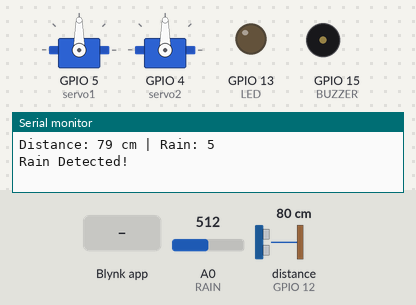
Simulated run of this sketch. Board: ESP8266 (NodeMCU). Parts: 2 × servo, output pins drawn as LEDs (lit = HIGH), buzzer (waves = sounding, pin HIGH), the last lines printed to the serial monitor. Wiring (inferred from the names in the program): ultrasonic range finder: trigger GPIO 14; echo GPIO 12. The inputs (shaded band) are chosen by the test bench; at power-on: distance to the obstacle (sensor on GPIO 12) 80 cm, A0 (RAIN) = 512. The echo pulse lasts 58.3 µs per cm; WiFi joins after 1.5 s; servers stay silent unless stated; pins used as bus, display or sensor lines are not drawn.

Above: at 3.0 s.
3.1 s: Blynk app writes 1 to V4
At 7.0 s:
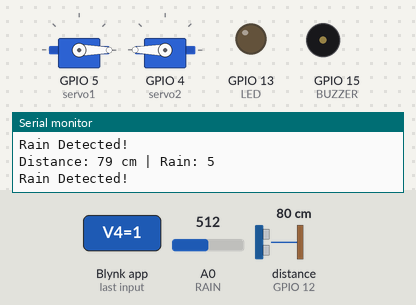
7.3 s: distance to the obstacle (sensor on GPIO 12) set to 33 cm
9.0 s: distance to the obstacle (sensor on GPIO 12) set to 28 cm
At 11.2 s:
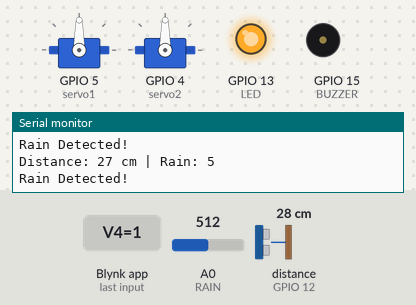
At 11.6 s:
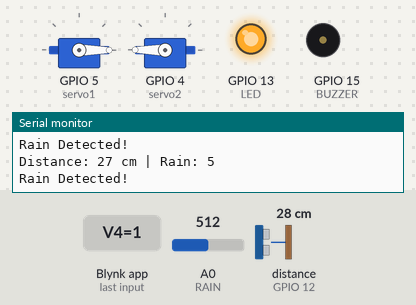
Timing chart, 0 to 18.5 s (numbered marks = the images above; inputs shaded):
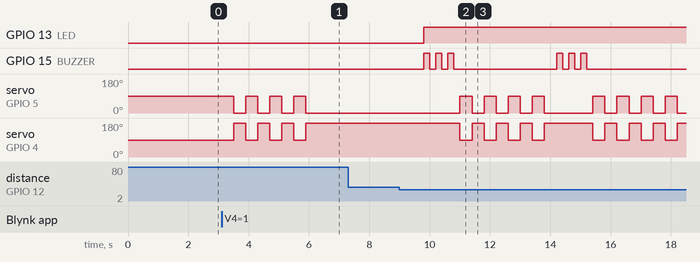

Measured:
- the behaviour switches between 31 and 30 cm on distance to the obstacle (sensor on GPIO 12) (found by bisection; images 1 and 2)
- after the input at 3.1 s, servo on GPIO 5 (servo1): alternates 90° for 0.40 s and 0° for 0.40 s, 7 changes in all, then stays 0°, starting after 0.40 s; servo on GPIO 4 (servo2): alternates 180° for 0.40 s and 90° for 0.40 s, 7 changes in all, then stays 180°, starting after 0.40 s
- after the input at 9.0 s, GPIO 13 (LED): LOW → HIGH after 0.81 s; GPIO 15 (BUZZER): LOW → HIGH after 0.81 s, → LOW 0.20 s later, → HIGH 0.20 s later, → LOW 0.20 s later, … (12 changes in this stretch)

The sketch:

scarecrow_controller_esp8266.ino
```cpp
#define BLYNK_PRINT Serial

#include <ESP8266WiFi.h>
#include <BlynkSimpleEsp8266.h>
#include <Servo.h>

// 🔑 WiFi credentials
char ssid[] = "YOUR_WIFI_SSID";
char pass[] = "YOUR_WIFI_PASSWORD";

#define TRIG 14
#define ECHO 12
#define LED 13
#define BUZZER 15
#define RAIN A0

Servo servo1;
Servo servo2;

long duration;
int distance;

BlynkTimer timer;

// 🔄 Servo movement function
void moveServos() {
  for (int i = 0; i < 4; i++) {
    servo1.write(90);
    servo2.write(90);
    delay(400);

    servo1.write(0);
    servo2.write(180);
    delay(400);
  }
}

// 📱 Button control (V4)
BLYNK_WRITE(V4) {
  int state = param.asInt();
  if (state == 1) {
    Serial.println("Manual Button Pressed!");
    moveServos();
  }
}

void sendData() {

  // Ultrasonic
  digitalWrite(TRIG, LOW);
  delayMicroseconds(2);
  digitalWrite(TRIG, HIGH);
  delayMicroseconds(10);
  digitalWrite(TRIG, LOW);

  duration = pulseIn(ECHO, HIGH, 30000);
  distance = duration * 0.034 / 2;

  // Rain sensor
  int rainValue = analogRead(RAIN);
  int rainCM = map(rainValue, 900, 300, 0, 10);
  rainCM = constrain(rainCM, 0, 10);

  Serial.print("Distance: ");
  Serial.print(distance);
  Serial.print(" cm | Rain: ");
  Serial.println(rainCM);

  // Send numeric values
  Blynk.virtualWrite(V0, distance);
  Blynk.virtualWrite(V1, rainCM);

  // 🌧 Rain label
  if (rainCM > 0) {
    Blynk.virtualWrite(V3, "Rain Detected");
    Serial.println("Rain Detected!");
  } else {
    Blynk.virtualWrite(V3, "No Rain");
  }

  // 🔴 Object detection
  if (distance > 0 && distance < 30) {

    Blynk.virtualWrite(V2, "Object Detected");

    digitalWrite(LED, HIGH);

    // 🔊 Buzzer beeping
    for (int i = 0; i < 3; i++) {
      digitalWrite(BUZZER, HIGH);
      delay(200);
      digitalWrite(BUZZER, LOW);
      delay(200);
    }

    moveServos();

  } else {
    digitalWrite(LED, LOW);
    digitalWrite(BUZZER, LOW);
    Blynk.virtualWrite(V2, "No Object");
  }
}

void setup() {
  Serial.begin(115200);

  pinMode(TRIG, OUTPUT);
  pinMode(ECHO, INPUT);
  pinMode(LED, OUTPUT);
  pinMode(BUZZER, OUTPUT);

  servo1.attach(5);
  servo2.attach(4);

  Blynk.begin("", ssid, pass);

  timer.setInterval(1000L, sendData);
}

void loop() {
  Blynk.run();
  timer.run();
}
```
